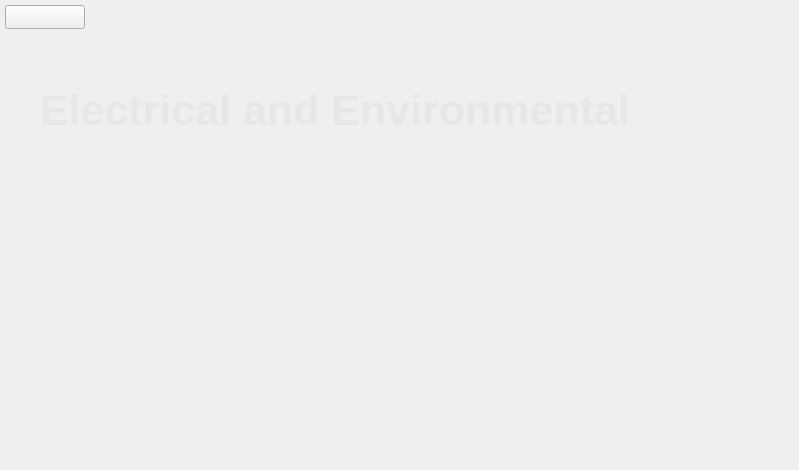
    <widget class="QWidget" name="ElectricalAndEnvironmental">
     <widget class="QPushButton" name="Electrical_Home_Btn">
      <property name="geometry">
       <rect>
        <x>5</x>
        <y>5</y>
        <width>80</width>
        <height>24</height>
       </rect>
      </property>
      <property name="text">
       <string/>
      </property>
     </widget>
     <widget class="QLabel" name="Electrical_Lbl">
      <property name="geometry">
       <rect>
        <x>40</x>
        <y>80</y>
        <width>711</width>
        <height>61</height>
       </rect>
      </property>
      <property name="palette">
       <palette>
        <active>
         <colorrole role="WindowText">
          <brush brushstyle="SolidPattern">
           <color alpha="255">
            <red>255</red>
            <green>255</green>
            <blue>255</blue>
           </color>
          </brush>
         </colorrole>
         <colorrole role="Button">
          <brush brushstyle="SolidPattern">
           <color alpha="255">
            <red>255</red>
            <green>255</green>
            <blue>255</blue>
           </color>
          </brush>
         </colorrole>
         <colorrole role="Midlight">
          <brush brushstyle="SolidPattern">
           <color alpha="255">
            <red>255</red>
            <green>255</green>
            <blue>255</blue>
           </color>
          </brush>
         </colorrole>
         <colorrole role="Dark">
          <brush brushstyle="SolidPattern">
           <color alpha="255">
            <red>127</red>
            <green>127</green>
            <blue>127</blue>
           </color>
          </brush>
         </colorrole>
         <colorrole role="Mid">
          <brush brushstyle="SolidPattern">
           <color alpha="255">
            <red>170</red>
            <green>170</green>
            <blue>170</blue>
           </color>
          </brush>
         </colorrole>
         <colorrole role="Text">
          <brush brushstyle="SolidPattern">
           <color alpha="255">
            <red>0</red>
            <green>0</green>
            <blue>0</blue>
           </color>
          </brush>
         </colorrole>
         <colorrole role="BrightText">
          <brush brushstyle="SolidPattern">
           <color alpha="255">
            <red>255</red>
            <green>255</green>
            <blue>255</blue>
           </color>
          </brush>
         </colorrole>
         <colorrole role="ButtonText">
          <brush brushstyle="SolidPattern">
           <color alpha="255">
            <red>0</red>
            <green>0</green>
            <blue>0</blue>
           </color>
          </brush>
         </colorrole>
         <colorrole role="Base">
          <brush brushstyle="SolidPattern">
           <color alpha="255">
            <red>255</red>
            <green>255</green>
            <blue>255</blue>
           </color>
          </brush>
         </colorrole>
         <colorrole role="Window">
          <brush brushstyle="SolidPattern">
           <color alpha="255">
            <red>255</red>
            <green>255</green>
            <blue>255</blue>
           </color>
          </brush>
         </colorrole>
         <colorrole role="Shadow">
          <brush brushstyle="SolidPattern">
           <color alpha="255">
            <red>0</red>
            <green>0</green>
            <blue>0</blue>
           </color>
          </brush>
         </colorrole>
         <colorrole role="AlternateBase">
          <brush brushstyle="SolidPattern">
           <color alpha="255">
            <red>255</red>
            <green>255</green>
            <blue>255</blue>
           </color>
          </brush>
         </colorrole>
         <colorrole role="ToolTipBase">
          <brush brushstyle="SolidPattern">
           <color alpha="255">
            <red>255</red>
            <green>255</green>
            <blue>220</blue>
           </color>
          </brush>
         </colorrole>
         <colorrole role="ToolTipText">
          <brush brushstyle="SolidPattern">
           <color alpha="255">
            <red>0</red>
            <green>0</green>
            <blue>0</blue>
           </color>
          </brush>
         </colorrole>
         <colorrole role="PlaceholderText">
          <brush brushstyle="NoBrush">
           <color alpha="128">
            <red>0</red>
            <green>0</green>
            <blue>0</blue>
           </color>
          </brush>
         </colorrole>
        </active>
        <inactive>
         <colorrole role="WindowText">
          <brush brushstyle="SolidPattern">
           <color alpha="255">
            <red>231</red>
            <green>231</green>
            <blue>231</blue>
           </color>
          </brush>
         </colorrole>
         <colorrole role="Button">
          <brush brushstyle="SolidPattern">
           <color alpha="255">
            <red>35</red>
            <green>35</green>
            <blue>35</blue>
           </color>
          </brush>
         </colorrole>
         <colorrole role="Midlight">
          <brush brushstyle="SolidPattern">
           <color alpha="255">
            <red>227</red>
            <green>227</green>
            <blue>227</blue>
           </color>
          </brush>
         </colorrole>
         <colorrole role="Dark">
          <brush brushstyle="SolidPattern">
           <color alpha="255">
            <red>35</red>
            <green>35</green>
            <blue>35</blue>
           </color>
          </brush>
         </colorrole>
         <colorrole role="Mid">
          <brush brushstyle="SolidPattern">
           <color alpha="255">
            <red>160</red>
            <green>160</green>
            <blue>160</blue>
           </color>
          </brush>
         </colorrole>
         <colorrole role="Text">
          <brush brushstyle="SolidPattern">
           <color alpha="255">
            <red>231</red>
            <green>231</green>
            <blue>231</blue>
           </color>
          </brush>
         </colorrole>
         <colorrole role="BrightText">
          <brush brushstyle="SolidPattern">
           <color alpha="255">
            <red>255</red>
            <green>0</green>
            <blue>0</blue>
           </color>
          </brush>
         </colorrole>
         <colorrole role="ButtonText">
          <brush brushstyle="SolidPattern">
           <color alpha="255">
            <red>231</red>
            <green>231</green>
            <blue>231</blue>
           </color>
          </brush>
         </colorrole>
         <colorrole role="Base">
          <brush brushstyle="SolidPattern">
           <color alpha="255">
            <red>51</red>
            <green>51</green>
            <blue>51</blue>
           </color>
          </brush>
         </colorrole>
         <colorrole role="Window">
          <brush brushstyle="SolidPattern">
           <color alpha="255">
            <red>51</red>
            <green>51</green>
            <blue>51</blue>
           </color>
          </brush>
         </colorrole>
         <colorrole role="Shadow">
          <brush brushstyle="SolidPattern">
           <color alpha="255">
            <red>105</red>
            <green>105</green>
            <blue>105</blue>
           </color>
          </brush>
         </colorrole>
         <colorrole role="AlternateBase">
          <brush brushstyle="SolidPattern">
           <color alpha="255">
            <red>81</red>
            <green>81</green>
            <blue>81</blue>
           </color>
          </brush>
         </colorrole>
         <colorrole role="ToolTipBase">
          <brush brushstyle="SolidPattern">
           <color alpha="102">
            <red>0</red>
            <green>0</green>
            <blue>0</blue>
           </color>
          </brush>
         </colorrole>
         <colorrole role="ToolTipText">
          <brush brushstyle="SolidPattern">
           <color alpha="255">
            <red>231</red>
            <green>231</green>
            <blue>231</blue>
           </color>
          </brush>
         </colorrole>
         <colorrole role="PlaceholderText">
          <brush brushstyle="NoBrush">
           <color alpha="128">
            <red>0</red>
            <green>0</green>
            <blue>0</blue>
           </color>
          </brush>
         </colorrole>
        </inactive>
        <disabled>
         <colorrole role="WindowText">
          <brush brushstyle="SolidPattern">
           <color alpha="255">
            <red>127</red>
            <green>127</green>
            <blue>127</blue>
           </color>
          </brush>
         </colorrole>
         <colorrole role="Button">
          <brush brushstyle="SolidPattern">
           <color alpha="255">
            <red>255</red>
            <green>255</green>
            <blue>255</blue>
           </color>
          </brush>
         </colorrole>
         <colorrole role="Midlight">
          <brush brushstyle="SolidPattern">
           <color alpha="255">
            <red>255</red>
            <green>255</green>
            <blue>255</blue>
           </color>
          </brush>
         </colorrole>
         <colorrole role="Dark">
          <brush brushstyle="SolidPattern">
           <color alpha="255">
            <red>127</red>
            <green>127</green>
            <blue>127</blue>
           </color>
          </brush>
         </colorrole>
         <colorrole role="Mid">
          <brush brushstyle="SolidPattern">
           <color alpha="255">
            <red>170</red>
            <green>170</green>
            <blue>170</blue>
           </color>
          </brush>
         </colorrole>
         <colorrole role="Text">
          <brush brushstyle="SolidPattern">
           <color alpha="255">
            <red>127</red>
            <green>127</green>
            <blue>127</blue>
           </color>
          </brush>
         </colorrole>
         <colorrole role="BrightText">
          <brush brushstyle="SolidPattern">
           <color alpha="255">
            <red>255</red>
            <green>255</green>
            <blue>255</blue>
           </color>
          </brush>
         </colorrole>
         <colorrole role="ButtonText">
          <brush brushstyle="SolidPattern">
           <color alpha="255">
            <red>127</red>
            <green>127</green>
            <blue>127</blue>
           </color>
          </brush>
         </colorrole>
         <colorrole role="Base">
          <brush brushstyle="SolidPattern">
           <color alpha="255">
            <red>255</red>
            <green>255</green>
            <blue>255</blue>
           </color>
          </brush>
         </colorrole>
         <colorrole role="Window">
          <brush brushstyle="SolidPattern">
           <color alpha="255">
            <red>255</red>
            <green>255</green>
            <blue>255</blue>
           </color>
          </brush>
         </colorrole>
         <colorrole role="Shadow">
          <brush brushstyle="SolidPattern">
           <color alpha="255">
            <red>0</red>
            <green>0</green>
            <blue>0</blue>
           </color>
          </brush>
         </colorrole>
         <colorrole role="AlternateBase">
          <brush brushstyle="SolidPattern">
           <color alpha="255">
            <red>81</red>
            <green>81</green>
            <blue>81</blue>
           </color>
          </brush>
         </colorrole>
         <colorrole role="ToolTipBase">
          <brush brushstyle="SolidPattern">
           <color alpha="102">
            <red>0</red>
            <green>0</green>
            <blue>0</blue>
           </color>
          </brush>
         </colorrole>
         <colorrole role="ToolTipText">
          <brush brushstyle="SolidPattern">
           <color alpha="255">
            <red>231</red>
            <green>231</green>
            <blue>231</blue>
           </color>
          </brush>
         </colorrole>
         <colorrole role="PlaceholderText">
          <brush brushstyle="NoBrush">
           <color alpha="128">
            <red>0</red>
            <green>0</green>
            <blue>0</blue>
           </color>
          </brush>
         </colorrole>
        </disabled>
       </palette>
      </property>
      <property name="font">
       <font>
        <pointsize>32</pointsize>
        <weight>75</weight>
        <bold>true</bold>
       </font>
      </property>
      <property name="text">
       <string>Electrical and Environmental</string>
      </property>
     </widget>
     <widget class="QLabel" name="Electrical_Table">
      <property name="geometry">
       <rect>
        <x>130</x>
        <y>140</y>
        <width>541</width>
        <height>321</height>
       </rect>
      </property>
      <property name="palette">
       <palette>
        <active>
         <colorrole role="WindowText">
          <brush brushstyle="SolidPattern">
           <color alpha="255">
            <red>255</red>
            <green>255</green>
            <blue>255</blue>
           </color>
          </brush>
         </colorrole>
         <colorrole role="Button">
          <brush brushstyle="SolidPattern">
           <color alpha="255">
            <red>255</red>
            <green>255</green>
            <blue>255</blue>
           </color>
          </brush>
         </colorrole>
         <colorrole role="Midlight">
          <brush brushstyle="SolidPattern">
           <color alpha="255">
            <red>255</red>
            <green>255</green>
            <blue>255</blue>
           </color>
          </brush>
         </colorrole>
         <colorrole role="Dark">
          <brush brushstyle="SolidPattern">
           <color alpha="255">
            <red>127</red>
            <green>127</green>
            <blue>127</blue>
           </color>
          </brush>
         </colorrole>
         <colorrole role="Mid">
          <brush brushstyle="SolidPattern">
           <color alpha="255">
            <red>170</red>
            <green>170</green>
            <blue>170</blue>
           </color>
          </brush>
         </colorrole>
         <colorrole role="Text">
          <brush brushstyle="SolidPattern">
           <color alpha="255">
            <red>0</red>
            <green>0</green>
            <blue>0</blue>
           </color>
          </brush>
         </colorrole>
         <colorrole role="BrightText">
          <brush brushstyle="SolidPattern">
           <color alpha="255">
            <red>255</red>
            <green>255</green>
            <blue>255</blue>
           </color>
          </brush>
         </colorrole>
         <colorrole role="ButtonText">
          <brush brushstyle="SolidPattern">
           <color alpha="255">
            <red>0</red>
            <green>0</green>
            <blue>0</blue>
           </color>
          </brush>
         </colorrole>
         <colorrole role="Base">
          <brush brushstyle="SolidPattern">
           <color alpha="255">
            <red>255</red>
            <green>255</green>
            <blue>255</blue>
           </color>
          </brush>
         </colorrole>
         <colorrole role="Window">
          <brush brushstyle="SolidPattern">
           <color alpha="255">
            <red>255</red>
            <green>255</green>
            <blue>255</blue>
           </color>
          </brush>
         </colorrole>
         <colorrole role="Shadow">
          <brush brushstyle="SolidPattern">
           <color alpha="255">
            <red>0</red>
            <green>0</green>
            <blue>0</blue>
           </color>
          </brush>
         </colorrole>
         <colorrole role="AlternateBase">
          <brush brushstyle="SolidPattern">
           <color alpha="255">
            <red>255</red>
            <green>255</green>
            <blue>255</blue>
           </color>
          </brush>
         </colorrole>
         <colorrole role="ToolTipBase">
          <brush brushstyle="SolidPattern">
           <color alpha="255">
            <red>255</red>
            <green>255</green>
            <blue>220</blue>
           </color>
          </brush>
         </colorrole>
         <colorrole role="ToolTipText">
          <brush brushstyle="SolidPattern">
           <color alpha="255">
            <red>0</red>
            <green>0</green>
            <blue>0</blue>
           </color>
          </brush>
         </colorrole>
         <colorrole role="PlaceholderText">
          <brush brushstyle="NoBrush">
           <color alpha="128">
            <red>0</red>
            <green>0</green>
            <blue>0</blue>
           </color>
          </brush>
         </colorrole>
        </active>
        <inactive>
         <colorrole role="WindowText">
          <brush brushstyle="SolidPattern">
           <color alpha="255">
            <red>231</red>
            <green>231</green>
            <blue>231</blue>
           </color>
          </brush>
         </colorrole>
         <colorrole role="Button">
          <brush brushstyle="SolidPattern">
           <color alpha="255">
            <red>35</red>
            <green>35</green>
            <blue>35</blue>
           </color>
          </brush>
         </colorrole>
         <colorrole role="Midlight">
          <brush brushstyle="SolidPattern">
           <color alpha="255">
            <red>227</red>
            <green>227</green>
            <blue>227</blue>
           </color>
          </brush>
         </colorrole>
         <colorrole role="Dark">
          <brush brushstyle="SolidPattern">
           <color alpha="255">
            <red>35</red>
            <green>35</green>
            <blue>35</blue>
           </color>
          </brush>
         </colorrole>
         <colorrole role="Mid">
          <brush brushstyle="SolidPattern">
           <color alpha="255">
            <red>160</red>
            <green>160</green>
            <blue>160</blue>
           </color>
          </brush>
         </colorrole>
         <colorrole role="Text">
          <brush brushstyle="SolidPattern">
           <color alpha="255">
            <red>231</red>
            <green>231</green>
            <blue>231</blue>
           </color>
          </brush>
         </colorrole>
         <colorrole role="BrightText">
          <brush brushstyle="SolidPattern">
           <color alpha="255">
            <red>255</red>
            <green>0</green>
            <blue>0</blue>
           </color>
          </brush>
         </colorrole>
         <colorrole role="ButtonText">
          <brush brushstyle="SolidPattern">
           <color alpha="255">
            <red>231</red>
            <green>231</green>
            <blue>231</blue>
           </color>
          </brush>
         </colorrole>
         <colorrole role="Base">
          <brush brushstyle="SolidPattern">
           <color alpha="255">
            <red>51</red>
            <green>51</green>
            <blue>51</blue>
           </color>
          </brush>
         </colorrole>
         <colorrole role="Window">
          <brush brushstyle="SolidPattern">
           <color alpha="255">
            <red>51</red>
            <green>51</green>
            <blue>51</blue>
           </color>
          </brush>
         </colorrole>
         <colorrole role="Shadow">
          <brush brushstyle="SolidPattern">
           <color alpha="255">
            <red>105</red>
            <green>105</green>
            <blue>105</blue>
           </color>
          </brush>
         </colorrole>
         <colorrole role="AlternateBase">
          <brush brushstyle="SolidPattern">
           <color alpha="255">
            <red>81</red>
            <green>81</green>
            <blue>81</blue>
           </color>
          </brush>
         </colorrole>
         <colorrole role="ToolTipBase">
          <brush brushstyle="SolidPattern">
           <color alpha="102">
            <red>0</red>
            <green>0</green>
            <blue>0</blue>
           </color>
          </brush>
         </colorrole>
         <colorrole role="ToolTipText">
          <brush brushstyle="SolidPattern">
           <color alpha="255">
            <red>231</red>
            <green>231</green>
            <blue>231</blue>
           </color>
          </brush>
         </colorrole>
         <colorrole role="PlaceholderText">
          <brush brushstyle="NoBrush">
           <color alpha="128">
            <red>0</red>
            <green>0</green>
            <blue>0</blue>
           </color>
          </brush>
         </colorrole>
        </inactive>
        <disabled>
         <colorrole role="WindowText">
          <brush brushstyle="SolidPattern">
           <color alpha="255">
            <red>127</red>
            <green>127</green>
            <blue>127</blue>
           </color>
          </brush>
         </colorrole>
         <colorrole role="Button">
          <brush brushstyle="SolidPattern">
           <color alpha="255">
            <red>255</red>
            <green>255</green>
            <blue>255</blue>
           </color>
          </brush>
         </colorrole>
         <colorrole role="Midlight">
          <brush brushstyle="SolidPattern">
           <color alpha="255">
            <red>255</red>
            <green>255</green>
            <blue>255</blue>
           </color>
          </brush>
         </colorrole>
         <colorrole role="Dark">
          <brush brushstyle="SolidPattern">
           <color alpha="255">
            <red>127</red>
            <green>127</green>
            <blue>127</blue>
           </color>
          </brush>
         </colorrole>
         <colorrole role="Mid">
          <brush brushstyle="SolidPattern">
           <color alpha="255">
            <red>170</red>
            <green>170</green>
            <blue>170</blue>
           </color>
          </brush>
         </colorrole>
         <colorrole role="Text">
          <brush brushstyle="SolidPattern">
           <color alpha="255">
            <red>127</red>
            <green>127</green>
            <blue>127</blue>
           </color>
          </brush>
         </colorrole>
         <colorrole role="BrightText">
          <brush brushstyle="SolidPattern">
           <color alpha="255">
            <red>255</red>
            <green>255</green>
            <blue>255</blue>
           </color>
          </brush>
         </colorrole>
         <colorrole role="ButtonText">
          <brush brushstyle="SolidPattern">
           <color alpha="255">
            <red>127</red>
            <green>127</green>
            <blue>127</blue>
           </color>
          </brush>
         </colorrole>
         <colorrole role="Base">
          <brush brushstyle="SolidPattern">
           <color alpha="255">
            <red>255</red>
            <green>255</green>
            <blue>255</blue>
           </color>
          </brush>
         </colorrole>
         <colorrole role="Window">
          <brush brushstyle="SolidPattern">
           <color alpha="255">
            <red>255</red>
            <green>255</green>
            <blue>255</blue>
           </color>
          </brush>
         </colorrole>
         <colorrole role="Shadow">
          <brush brushstyle="SolidPattern">
           <color alpha="255">
            <red>0</red>
            <green>0</green>
            <blue>0</blue>
           </color>
          </brush>
         </colorrole>
         <colorrole role="AlternateBase">
          <brush brushstyle="SolidPattern">
           <color alpha="255">
            <red>81</red>
            <green>81</green>
            <blue>81</blue>
           </color>
          </brush>
         </colorrole>
         <colorrole role="ToolTipBase">
          <brush brushstyle="SolidPattern">
           <color alpha="102">
            <red>0</red>
            <green>0</green>
            <blue>0</blue>
           </color>
          </brush>
         </colorrole>
         <colorrole role="ToolTipText">
          <brush brushstyle="SolidPattern">
           <color alpha="255">
            <red>231</red>
            <green>231</green>
            <blue>231</blue>
           </color>
          </brush>
         </colorrole>
         <colorrole role="PlaceholderText">
          <brush brushstyle="NoBrush">
           <color alpha="128">
            <red>0</red>
            <green>0</green>
            <blue>0</blue>
           </color>
          </brush>
         </colorrole>
        </disabled>
       </palette>
      </property>
      <property name="font">
       <font>
        <pointsize>14</pointsize>
        <weight>50</weight>
        <bold>false</bold>
       </font>
      </property>
      <property name="text">
       <string/>
      </property>
      <property name="pixmap">
       <pixmap resource="Resources.qrc">:/Resources/Electrical_Environmental.png</pixmap>
      </property>
     </widget>
     <widget class="QLabel" name="Electrical_EC_Logo">
      <property name="geometry">
       <rect>
        <x>550</x>
        <y>10</y>
        <width>240</width>
        <height>66</height>
       </rect>
      </property>
      <property name="text">
       <string/>
      </property>
      <property name="pixmap">
       <pixmap resource="Resources.qrc">:/Resources/EnovationLogo.png</pixmap>
      </property>
      <property name="scaledContents">
       <bool>true</bool>
      </property>
     </widget>
    </widget>
